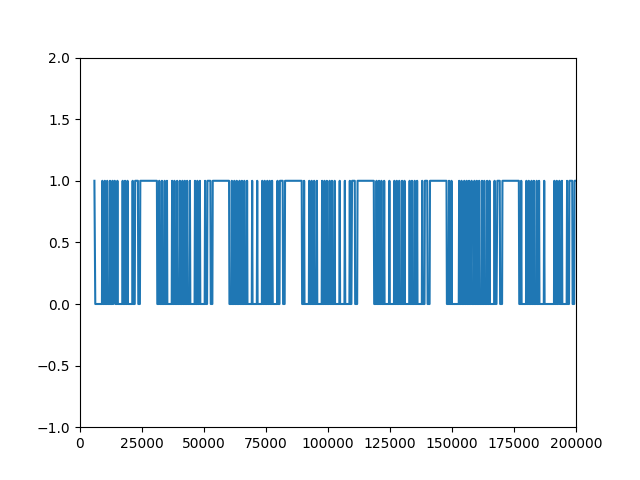

Recreate this plot in Python.
#!/usr/bin/env python3

from datetime import datetime
import matplotlib.pyplot as pyplot
import RPi.GPIO as GPIO

RECEIVED_SIGNAL = [[], []]  #[[time of reading], [signal reading]]
MAX_DURATION = 200000
RECEIVE_PIN = 23

if __name__ == '__main__':
    GPIO.setmode(GPIO.BCM)
    GPIO.setup(RECEIVE_PIN, GPIO.IN)
    cumulative_time = 0
    beginning_time = datetime.now()
    print ("**Started recording**")
    while cumulative_time < MAX_DURATION:
        time_delta = datetime.now() - beginning_time
        RECEIVED_SIGNAL[0].append(time_delta)
        RECEIVED_SIGNAL[1].append(GPIO.input(RECEIVE_PIN))
        cumulative_time = time_delta.microseconds
    print ("**Ended recording**")
    print (len(RECEIVED_SIGNAL[0]), 'samples recorded')
    GPIO.cleanup()

    print ('**Processing results**')
    for i in range(len(RECEIVED_SIGNAL[0])):
        RECEIVED_SIGNAL[0][i] = RECEIVED_SIGNAL[0][i].microseconds + RECEIVED_SIGNAL[0][i].microseconds

    print ('**Plotting results**')
    pyplot.plot(RECEIVED_SIGNAL[0], RECEIVED_SIGNAL[1])
    pyplot.axis([0, MAX_DURATION, -1, 2])
    pyplot.show()
    pyplot.savefig('receive.png')
